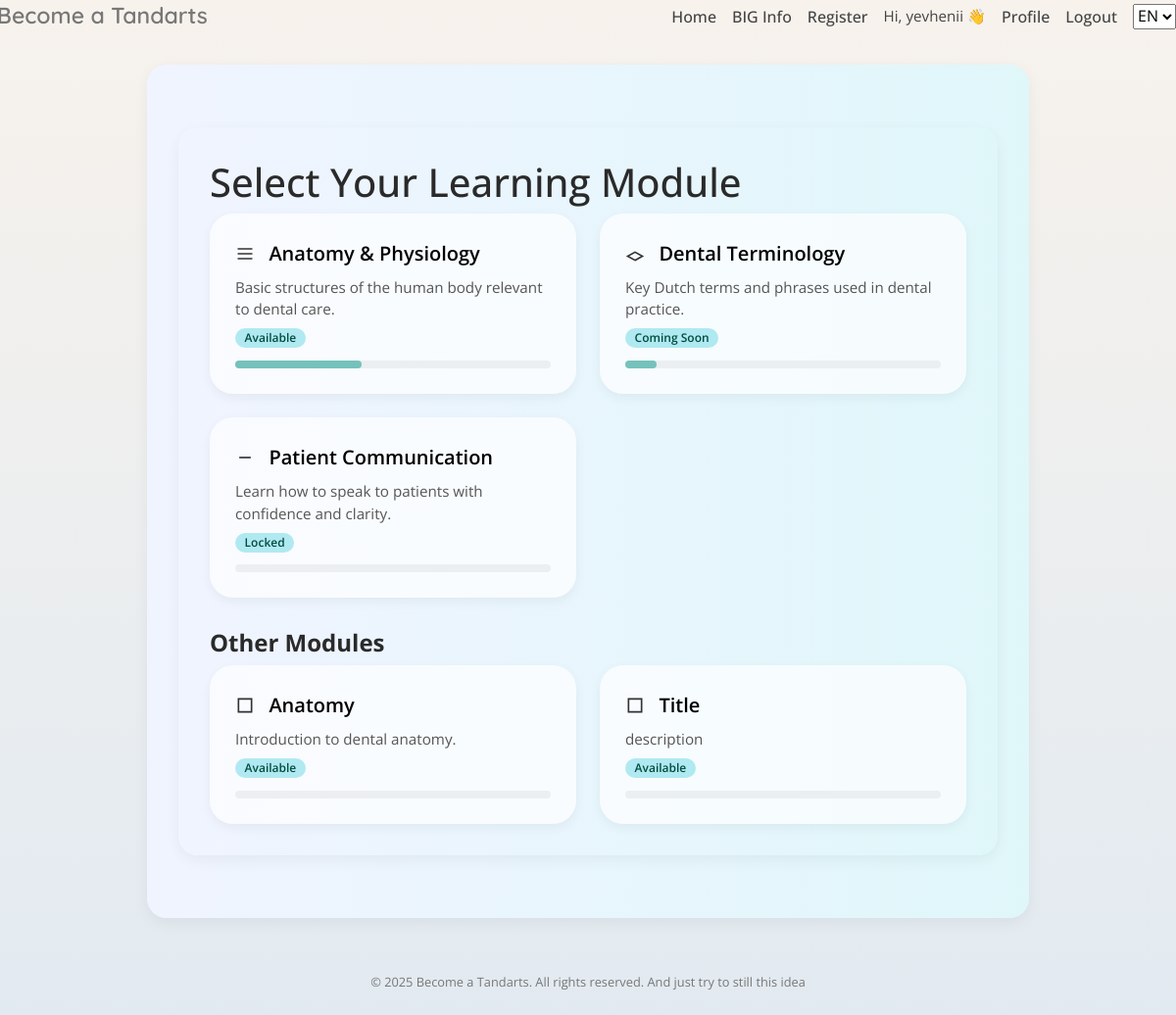
The app's page /learn (signed in) with its own data.
### models.py (models this page shows)
class User(db.Model):
    id = db.Column(db.Integer, primary_key=True)
    name = db.Column(db.String(150), nullable=False)
    email = db.Column(db.String(150), unique=True, nullable=False)
    password = db.Column(db.String(200), nullable=False)
    has_subscription = db.Column(db.Boolean, default=False)
    is_admin = db.Column(db.Boolean, default=False)
    registered_at = db.Column(db.DateTime, default=datetime.utcnow)

class Module(db.Model):
    id = db.Column(db.Integer, primary_key=True)
    title = db.Column(db.String(150), nullable=False)
    description = db.Column(db.Text)
    is_premium = db.Column(db.Boolean, default=True)
    lessons = db.relationship("Lesson", backref="module", lazy=True)

### routes/main_routes.py (the view)
@main_bp.route("/learn")
def learn():
    if not session.get("user_id"):
        return redirect(url_for("auth_bp.login"))
    user = User.query.get(session["user_id"])
    all_modules = Module.query.all()
    categories = {
        "education": [],
        "bi_toets": [],
        "dutch": []
    }
    for module in all_modules:
        if module.title.lower().startswith("dutch"):
            categories["dutch"].append(module)
        elif "bi" in module.title.lower():
            categories["bi_toets"].append(module)
        else:
            categories["education"].append(module)
    return render_template("learn.html", categories=categories, user=user)

### app.py (called while the page is built)
@app.before_request
def debug_requests():
    print("🔍 Запрос на маршрут:", request.path)

@app.context_processor
def inject_globals():
    lang = request.args.get("lang", "en")
    return dict(lang=lang, session=session)

### templates/learn.html (shortened to what this page needs)
{% extends "base.html" %}
{% set t = translations.get(lang, translations['en']) %}
{% block content %}
<div class="container">
  <h1>{{ t.title }}</h1>
  <div class="grid">
    <div class="module-card">
      <a href="{{ url_for('learnmod_bp.learning_block', module_id=1, block_index=0) }}" style="text-decoration: none;">
        <div class="module-title">
          <svg class="icon" fill="none" viewBox="0 0 24 24"><path d="M3 6h18M3 12h18M3 18h18"/></svg>
          Anatomy & Physiology
        </div>
        <div class="module-description">{{ t.desc1 }}</div>
        <div class="badge">{{ t.available }}</div>
        <div class="progress-bar-container">
          <div class="progress-bar-fill" style="--progress: 40%;"></div>
        </div>
      </a>
    </div>
    <div class="module-card">
      <a href="{{ url_for('tests.full_test') }}">
        <div class="module-title">
          <svg class="icon" fill="none" viewBox="0 0 24 24"><path d="M12 20l9-5-9-5-9 5 9 5z"/></svg>
          Dental Terminology
        </div>
        <div class="module-description">{{ t.desc2 }}</div>
        <div class="badge">{{ t.coming }}</div>
        <div class="progress-bar-container">
          <div class="progress-bar-fill" style="--progress: 10%;"></div>
        </div>
      </a>
    </div>
    <div class="module-card">
      <a href="{{ url_for('lesson_bp.lesson_view', module_id=categories.dutch[0].id if categories.dutch else -1, lesson_index=0, lang=lang) }}">
        <div class="module-title">
          <svg class="icon" fill="none" viewBox="0 0 24 24"><path d="M5 12h14"/></svg>
          Patient Communication
        </div>
        <div class="module-description">{{ t.desc3 }}</div>
        <div class="badge">{{ t.locked }}</div>
        <div class="progress-bar-container">
        </div>
      </a>
    </div>
  </div>
  <h2 style="margin-top: 2rem; font-size: 1.5rem; font-weight: bold;">Other Modules</h2>
  <div class="grid">
    {% for module in categories.education[1:] + categories.bi_toets + categories.dutch[1:] %}
    <div class="module-card">
      <a href="{{ url_for('lesson_bp.lesson_view', module_id=module.id, lesson_index=0, lang=lang) }}">
        <div class="module-title">
          <svg class="icon" fill="none" viewBox="0 0 24 24"><path d="M4 4h16v16H4z"/></svg>
          {{ module.title }}
        </div>
        <div class="module-description">{{ module.description }}</div>
        {% set total = module.lessons|length %}
        {% set done = module.lessons|selectattr('id', 'in', user.progress|map(attribute='lesson_id')|list)|list|length %}
        <div class="badge">
          {% if not user.has_subscription %}🔒 {{ t.locked }}{% else %}{{ t.available }}{% endif %}
        </div>
        <div class="progress-bar-container">
        </div>
      </a>
    </div>
    {% endfor %}
  </div>
</div>
{% endblock %}

### templates/_header.html (shortened to what this page needs)
<header style="display: flex; justify-content: space-between; align-items: center; margin-bottom: 2rem;">
  <div class="brand-text">Become a Tandarts</div>
  <nav style="flex-grow: 1; display: flex; justify-content: flex-end; align-items: center; gap: 1rem;">
    <a href="{{ url_for('main_bp.index', lang=lang) }}">Home</a>
    <a href="{{ url_for('main_bp.big_info', lang=lang) }}">BIG Info</a>
    <a href="{{ url_for('auth_bp.register', lang=lang) }}">Register</a>
    {% if session.user_id %}
    <span style="font-size: 0.95rem; color: #444;">Hi, {{ session.user_name }} 👋</span>
    <a href="{{ url_for('main_bp.profile', lang=lang) }}">Profile</a>
    <a href="{{ url_for('auth_bp.logout', lang=lang) }}">Logout</a>
    {% else %}
    <a href="{{ url_for('auth_bp.login', lang=lang) }}">Login</a>
    {% endif %}
    <select class="lang-switch">
      <option value="en" {% if lang == 'en' %}selected{% endif %}>EN</option>
    </select>
  </nav>
</header>

### static/style.css (style rules this page uses)
body { margin: 0; font-family: 'Open Sans', sans-serif; background: linear-gradient(to bottom, #f7f2ec, #e2eaf1); color: #2a2a2a; }
.container { background: rgba(255, 255, 255, 0.85); border-radius: 20px; box-shadow: 0 5px 15px rgba(0, 0, 0, 0.05); max-width: 900px; width: 100%; overflow: hidden; padding: 2rem; backdrop-filter: blur(8px); margin: 2rem auto; }
nav a { color: #444 !important; text-decoration: none; font-weight: 500; transition: color 0.2s ease-in-out; }
.brand-text { font-family: 'Quicksand', sans-serif; font-weight: 600; font-size: 1.4rem; color: #444; transition: all 0.3s ease; cursor: default; }

### templates/learn.html (style rules this page uses)
.container { background: linear-gradient(to right, #f0f4ff, #e0f7fa); padding: 2rem; border-radius: 20px; }
.grid { display: grid; grid-template-columns: repeat(auto-fit, minmax(250px, 1fr)); gap: 1.5rem; }
.module-card a { display: block; text-decoration: none; color: inherit; }
.module-card { background: rgba(255, 255, 255, 0.7); border-radius: 1.5rem; box-shadow: 0 4px 12px rgba(0,0,0,0.05); padding: 1.5rem; transition: transform 0.2s ease, box-shadow 0.2s ease; border: 2px solid transparent; position: relative; }
.module-title { font-size: 1.25rem; font-weight: 600; margin-bottom: 0.5rem; color: black; display: flex; align-items: center; gap: 0.5rem; }
.module-description { font-size: 0.95rem; color: #555; }
.badge { display: inline-block; background-color: rgba(128, 222, 234, 0.6); color: #004d40; font-size: 0.75rem; padding: 0.25rem 0.6rem; border-radius: 999px; font-weight: 600; margin-top: 0.5rem; }
.progress-bar-container { background: rgba(0, 0, 0, 0.05); border-radius: 10px; height: 8px; margin-top: 0.8rem; }
.progress-bar-fill { height: 100%; border-radius: 10px; background-color: rgba(0, 150, 136, 0.5); width: var(--progress, 0%); }
.icon { stroke: #333; stroke-width: 2; width: 20px; height: 20px; vertical-align: middle; margin-right: 0.4rem; }

### records on screen
User: user_name "yevhenii"
Module: title "Anatomy", description "Introduction to dental anatomy.", available "Available"
Module: title "Title", description "description", available "Available"

### other values on screen
{{ t.title }} "Select Your Learning Module"
{{ t.desc1 }} "Basic structures of the human body relevant to dental care."
{{ t.available }} "Available"
{{ t.desc2 }} "Key Dutch terms and phrases used in dental practice."
{{ t.coming }} "Coming Soon"
{{ t.desc3 }} "Learn how to speak to patients with confidence and clarity."
{{ t.locked }} "Locked"
